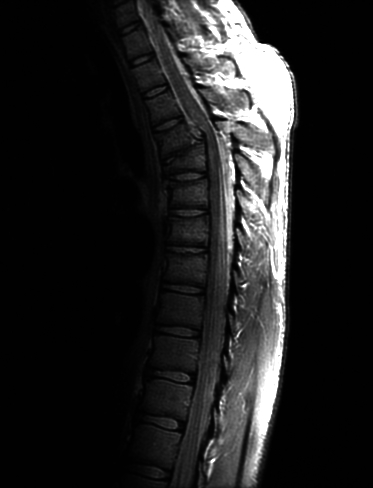
#> input picture Problem 1/resource/Fig1.jpg, 373 x 488 px
$ python 'Histogram Equalization.py'
#> lines starting #> are read from the running program, lines starting #| are printed output that depends on the picture
#> in main, originalImage is the input picture: shape (488, 373); min 0, max 255, mean 32.6
### Problem 1/histogramEqualizationAlgorithm.py
import numpy as np

def histogramProcessing(originalImage):
    m, n =  originalImage.shape
#> m = 488; n = 373
    size = m * n
#> size = 182024
    sum = 0
    image = originalImage.copy()
    grayCount = np.zeros(256, dtype = int)
    histogramEqualization = {}

    for i in range(m):
        for j in range(n):
            grayCount[originalImage[i][j]] += 1

    grayCDF = dict((i, grayCount[i]) for i in range(256) if grayCount[i] != 0)

    for key in range(256):
        if key in grayCDF.keys():
            grayCDF[key] += sum
            sum = grayCDF[key]

    minGray = min(grayCDF.values())
#> minGray = 2230

    for key in grayCDF.keys():
        histogramEqualization[key] = grayCDF[key] * 1.0 / size
        grayCDF[key] = transformFunction(grayCDF[key], minGray, size)

    for i in range(m):
        for j in range(n):
            image[i][j] = grayCDF[image[i][j]]
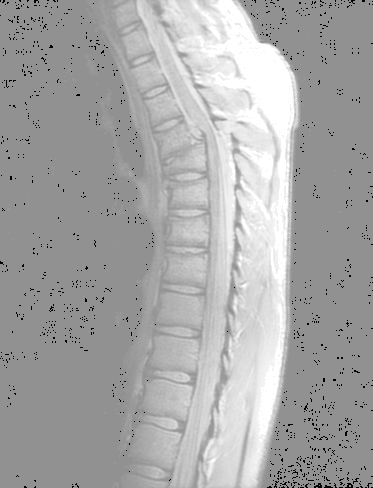
#> image: shape (488, 373); min 0, max 255, mean 167.2

    return image, histogramEqualization, grayCDF

def transformFunction(pixelCDF, minGray, size):
    return round(1.0 * (pixelCDF - minGray) / (size - minGray) * 255)

### Problem 1/Histogram Equalization.py
from PIL import Image
import matplotlib.pylab as plt
import numpy as np

import histogramEqualizationAlgorithm

def main():
    originalImage = np.array(Image.open('./resource/Fig1.jpg').convert('L'))

    plt.subplot(1, 2, 1)
    plt.imshow(originalImage, cmap = plt.get_cmap('gray'))
    plt.title('Original Gray Scale Map')

    plt.subplot(1, 2, 2)
    enhanceImage, histogramEqualizationImage, grayCDFImage = histogramEqualizationAlgorithm.histogramProcessing(originalImage)
#> histogramEqualizationImage = 256 items; grayCDFImage = 256 items
    plt.imshow(enhanceImage, cmap = plt.get_cmap('gray'))
    plt.title('Enhance Gray Scale Map')

    plt.show()

    plt.subplot(2, 2, 1)
    plt.hist(originalImage.flatten(), 256)
    plt.title('Original Histogram')
    plt.ylabel('Histogram Count')

    plt.subplot(2, 2, 2)
    plt.hist(enhanceImage.flatten(), 256)
    plt.title('Enhance Histogram')
    plt.ylabel('Histogram Count')

    plt.subplot(2, 2, 3)
    plt.plot(histogramEqualizationImage.keys(), histogramEqualizationImage.values())
    plt.title('Histogram Equalization')
    plt.xlabel('Gray Value')
    plt.ylabel('Relative Frequency')

    plt.subplot(2, 2, 4)
    plt.plot(grayCDFImage.keys(), grayCDFImage.values())
    plt.title('Transform Function')
    plt.xlabel('Original Gray Value')
    plt.ylabel('Enhanced Gray Value')

    plt.show()

    originalImage = np.array(Image.open('./resource/Fig2.jpg').convert('L'))
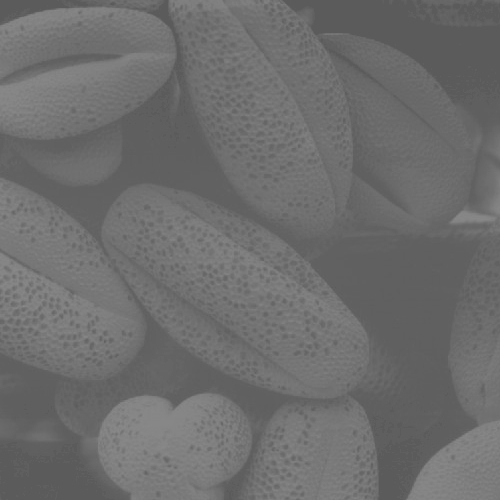
#> input picture Problem 1/resource/Fig2.jpg, 500 x 500 px
#> originalImage is the input picture: shape (500, 500); min 90, max 138, mean 109.1

    plt.subplot(1, 2, 1)
    plt.imshow(originalImage, cmap = plt.get_cmap('gray'))
    plt.title('Original Gray Scale Map')

    plt.subplot(1, 2, 2)
    enhanceImage, histogramEqualizationImage, grayCDFImage = histogramEqualizationAlgorithm.histogramProcessing(originalImage)
#> after the loop in histogramProcessing (call 2), `for i in range(m):`:
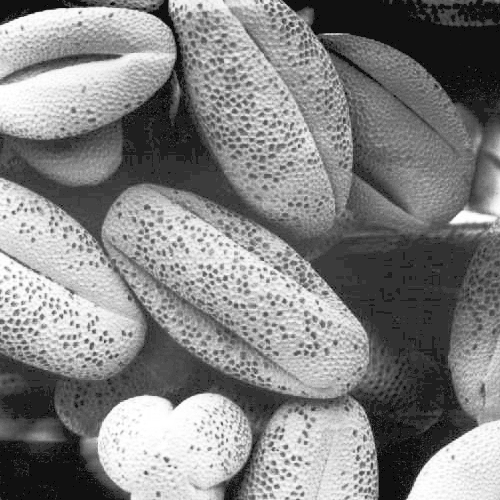
#> image: shape (500, 500); min 0, max 255, mean 131.5
#> histogramEqualizationImage = 49 items; grayCDFImage = 49 items
    plt.imshow(enhanceImage, cmap = plt.get_cmap('gray'))
    plt.title('Enhance Gray Scale Map')

    plt.show()

    plt.subplot(2, 2, 1)
    plt.hist(originalImage.flatten(), 256)
    plt.title('Original Histogram')
    plt.ylabel('Histogram Count')

    plt.subplot(2, 2, 2)
    plt.hist(enhanceImage.flatten(), 256)
    plt.title('Enhance Histogram')
    plt.ylabel('Histogram Count')

    plt.subplot(2, 2, 3)
    plt.plot(histogramEqualizationImage.keys(), histogramEqualizationImage.values())
    plt.title('Histogram Equalization')
    plt.xlabel('Gray Value')
    plt.ylabel('Relative Frequency')

    plt.subplot(2, 2, 4)
    plt.plot(grayCDFImage.keys(), grayCDFImage.values())
    plt.title('Transform Function')
    plt.xlabel('Original Gray Value')
    plt.ylabel('Enhanced Gray Value')

    plt.show()

if __name__ == '__main__':
    main()
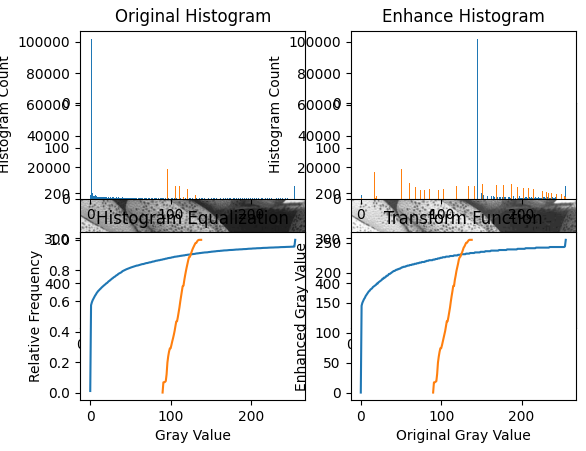
#> figure drawn by matplotlib, 6 panels; panel 3: tallest bar 102029 high, from x = 0.996 to 1.99; panel 3: tallest bar 19057 high, from x = 96 to 96.19; panel 4: tallest bar 102029 high, from x = 144.4 to 145.4; panel 4: tallest bar 19057 high, from x = 49.8 to 50.8
